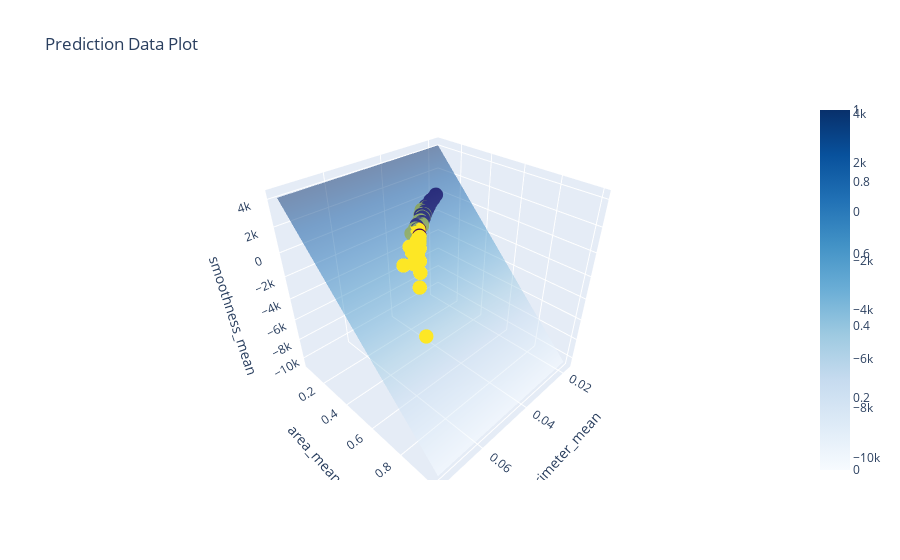

The code cell stored with this chart in its notebook:
### Code cell
fig = go.Figure()

# Add scatter trace for actual points with labels
fig.add_trace(go.Scatter3d(
    x=x_test[selected_features[0]],
    y=x_test[selected_features[1]],
    z=x_test[selected_features[2]],
    mode='markers',
    marker=dict(size=5, color=y_test, colorscale='Viridis', showscale=True),
    text=y_test,  # Hover text to show labels
    hoverinfo="text",
    name='Predicted'
))

# Add the SVM decision plane as a transparent surface
fig.add_trace(go.Surface(
    x=xx, y=yy, z=zz,
    colorscale='Blues',
    opacity=0.5,
    name='Decision Plane'
))

# Update layout with axis labels and title
fig.update_layout(
    title='Prediction Data Plot',
    scene=dict(
        xaxis_title=selected_features[0],
        yaxis_title=selected_features[1],
        zaxis_title=selected_features[2]
    )
)

fig.show()

### Figure 1 — Plotly figure (JSON) as saved in the notebook; plotly's stock layout.template omitted (floating-point values rounded to 4 significant figures; data arrays with more than 128 entries replaced by an {"elided": "..."} marker saying what was removed)
{"data": [{"hoverinfo": "text", "marker": {"color": {"elided": "171 int values"}, "colorscale": [[0, "#440154"], [0.1111, "#482878"], [0.2222, "#3e4989"], [0.3333, "#31688e"], [0.4444, "#26828e"], [0.5556, "#1f9e89"], [0.6667, "#35b779"], [0.7778, "#6ece58"], [0.8889, "#b5de2b"], [1, "#fde725"]], "showscale": true, "size": 5}, "mode": "markers", "name": "Predicted", "text": {"elided": "171 float values"}, "type": "scatter3d", "x": {"elided": "171 float values"}, "y": {"elided": "171 float values"}, "z": {"elided": "171 float values"}}, {"colorscale": [[0, "rgb(247,251,255)"], [0.125, "rgb(222,235,247)"], [0.25, "rgb(198,219,239)"], [0.375, "rgb(158,202,225)"], [0.5, "rgb(107,174,214)"], [0.625, "rgb(66,146,198)"], [0.75, "rgb(33,113,181)"], [0.875, "rgb(8,81,156)"], [1, "rgb(8,48,107)"]], "name": "Decision Plane", "opacity": 0.5, "type": "surface", "x": {"elided": "30x30 float values"}, "y": {"elided": "30x30 float values"}, "z": {"elided": "30x30 float values"}}], "layout": {"scene": {"xaxis": {"title": {"text": "perimeter_mean"}}, "yaxis": {"title": {"text": "area_mean"}}, "zaxis": {"title": {"text": "smoothness_mean"}}}, "title": {"text": "Prediction Data Plot"}}}
